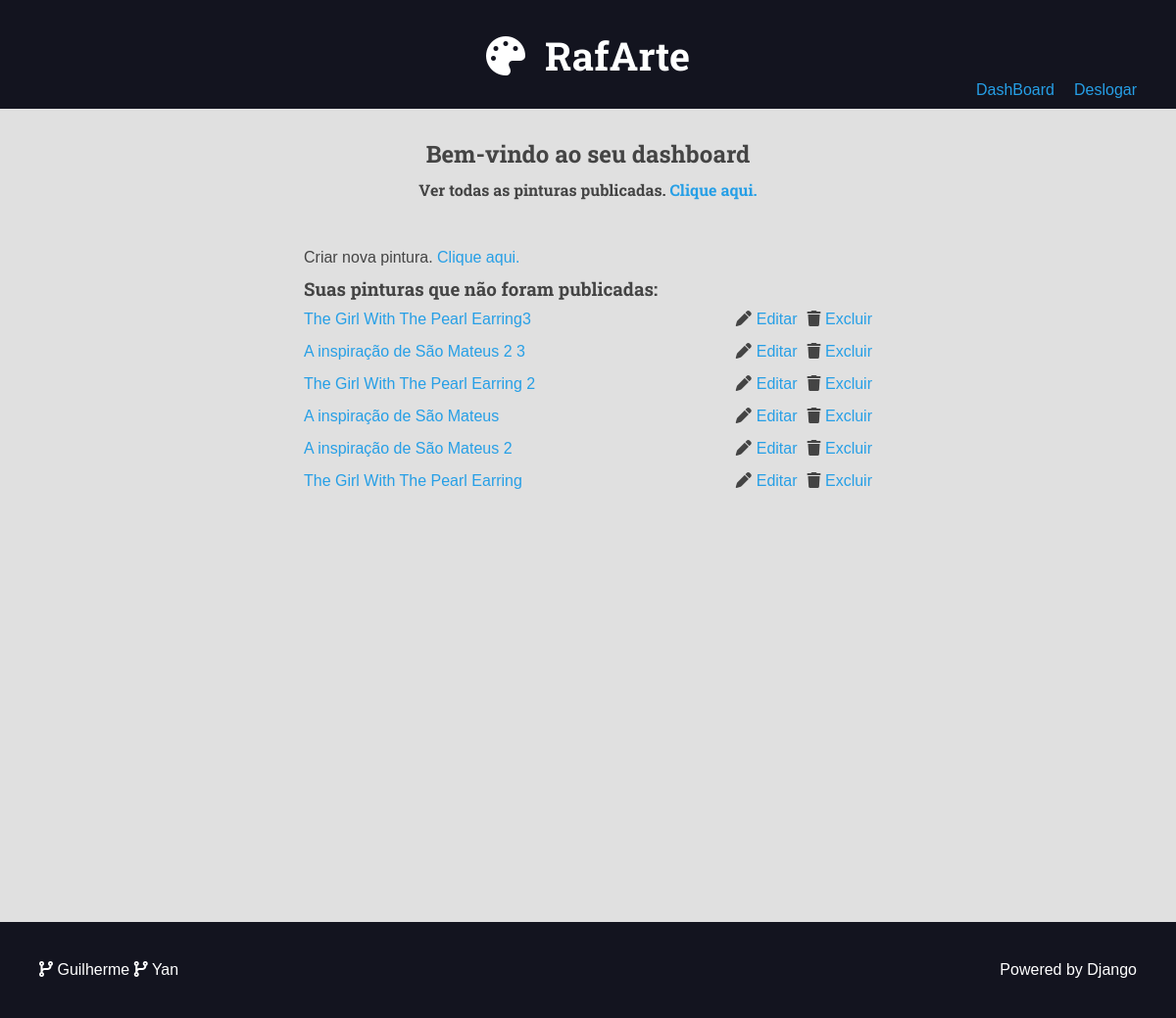
Page /user/dashboard/ (signed in) on the earlier database version.
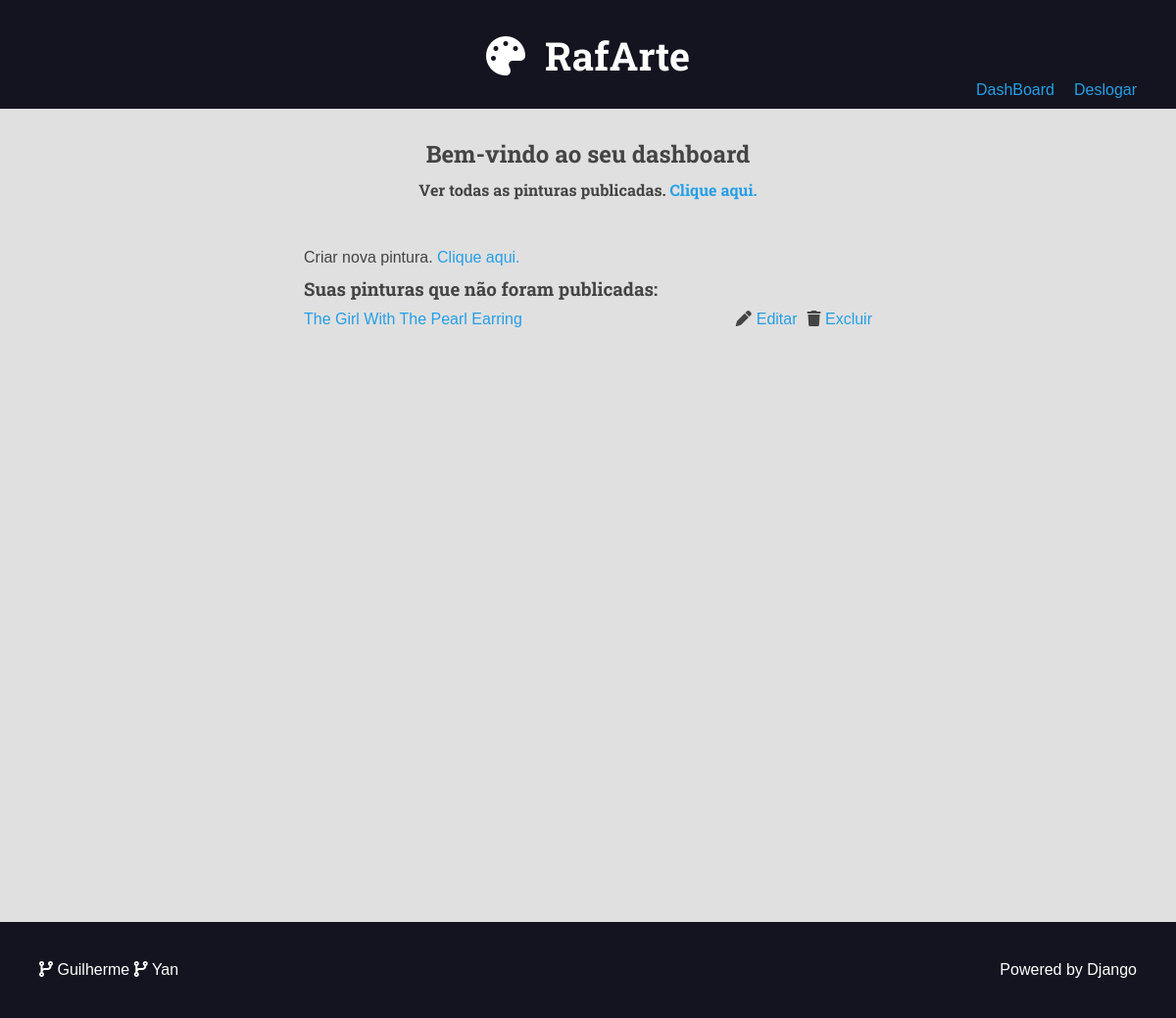
Same page on the later database version.
### museum/models.py (models this page shows, shortened)
class Painting(models.Model):
    name = models.CharField(max_length=50)
    date = models.DateField(null=True, blank=True)
    description = models.TextField(blank=True)
    cover = models.ImageField(upload_to='museum/cover/%Y/%m/%d/')
    post_date = models.DateField(auto_now=True)
    summary = models.CharField(max_length=250)
    is_published = models.BooleanField(default=False)
    author = models.ManyToManyField(
        Author, blank=True,
        default=None
    )
    church = models.ForeignKey(
        Church, on_delete=models.SET_NULL, null=True, blank=True,
        default=None
    )
    engraving = models.ManyToManyField(
        Engraving, blank=True,
        default=None
    )
    post_author = models.ForeignKey(
        User, on_delete=models.SET_NULL, null=True
    )

### user/views.py (the view)
# urls.py: path('dashboard/', views.dashboard, name='dashboard'),
@require_GET
@login_required(login_url='user:login')
def dashboard(request:HttpRequest) -> HttpResponse:
    user = request.user
    paintings = Painting.objects.filter(
        is_published=False, post_author=user
    ).order_by('-id')
    return render(request, 'user/pages/dashboard.html', {
        'paintings': paintings,
        'search': False,
    })

### user/templates/user/pages/dashboard.html (shortened to what this page needs)
{% extends 'templates/pages/global.html' %}
{% block content %}
    <div class="main-content center container">
        <h2>Bem-vindo ao seu dashboard {{ request.user.first_name }}</h2>
        <div class='login-message'>
            <h4>Ver todas as pinturas publicadas. <a href="{% url 'painting:home' %}">Clique aqui.</a></h4>
        </div>
        <div class="authors-dashboard-container">
            <div class='login-message'>
                Criar nova pintura. <a href="{% url 'user:painting_create' %}">Clique aqui.</a>
            </div>
            <h3>Suas pinturas que não foram publicadas:</h3>
            <ul>
                {% for painting in paintings %}
                    <div class="painting-list-not-published">
                        <li>
                            <div class="painting-modification">
                                <a href="{% url 'painting:detail_not_published' painting.id %}">{{painting.name}}</a>
                                <div class="painting-edit">
                                    <i class="fas fa-pen"></i>
                                    <a href="{% url 'user:painting_edit' painting.id %}">Editar</a>
                                    <form action="{% url 'user:painting_delete' painting.id %}" method="POST">
                                        <i class="fas fa-trash"></i>
                                        <button class="plaintext-button" type="submit">Excluir</button>
                                    </form>
                                </div>
                            </div>
                        </li>
                    </div>
                {%empty%}
                    <h3>Nenhuma pintura, não publicada, encontrada para este usuário.</h3>
                {% endfor %}
            </ul>
        </div>
    </div>
{% endblock content %}

### website/templates/pages/global.html (shortened to what this page needs)
{% load static %}
<!DOCTYPE html>
<html lang="pt-br">
<head>
    {% include 'templates/partials/head.html' %}
</head>
<body>
    {% include 'templates/partials/header.html' %}
    <main class="main-content-container">
        {% block content %}{% endblock content %}
    </main>
    {% include 'templates/partials/footer.html' %}
</body>
</html>

### website/templates/partials/head.html (shortened to what this page needs)
{% load static %}
<link rel="stylesheet" href="https://cdnjs.cloudflare.com/ajax/libs/font-awesome/5.15.4/css/fontawesome.min.css"
 />
<link rel="stylesheet" href="https://cdnjs.cloudflare.com/ajax/libs/font-awesome/5.15.4/css/brands.min.css"
 />
<link rel="stylesheet" href="https://cdnjs.cloudflare.com/ajax/libs/font-awesome/5.15.4/css/solid.min.css"
 />
<link rel="stylesheet" href="{% static 'static/css/style.css' %}">

### website/templates/partials/header.html (shortened to what this page needs)
<header class="main-header-container">
    <div class="main-header container">
        <h1>
            <a class="main-logo" href="{% url 'painting:home' %}">
                <i class="fas fa-palette main-logo-icon"></i>
                <span>RafArte</span>
            </a>
        </h1>
    </div>
    <div class="navbar">
        {% if user.is_authenticated %}
        <div class="navbar-item">
            <a href="{% url 'user:dashboard' %}">DashBoard</a>
        </div>
        <div class="navbar-item">
            <form action="{% url 'user:logout' %}" method="POST">
                <button class="plaintext-button" type="submit">Deslogar</button>
            </form>
        </div>
    {% endif %}
    </div>
</header>

### website/templates/partials/footer.html
<footer class="main-footer">
    <div class="developer">
      <a href="https://github.com/GuilhermeGonSoares" target="_blank" rel="noreferrer noopener">
        <i class="fas fa-code-branch"></i>
        Guilherme</a>
      <a href="https://github.com/yantavares" target="_blank" rel="noreferrer noopener">
        <i class="fas fa-code-branch"></i>
         Yan</a>
    </div>
    <div class="powered">
      <a href="https://www.djangoproject.com/" target="_blank" rel="noreferrer noopener">Powered by Django</a>
    </div>
  </footer>

### website/static/css/style.css (style rules this page uses)
:root { --color-primary: #269fe6; --color-primary-hover: #2086c2; --color-primary-dark: #13141f; --color-primary-dark-hover: #212336; --color-primary-light: #d4ecfa; --color-primary-light-hover: #bdd8e7; --color-white: #fff; --color-black: #000; --color-dark-text: #444; --color-info-light: #cce5ff; --color-debug-light: #cce5ff; --color-success-light: #d4edda; --color-alert-light: #fff3cd; --color-warning-light: #fff3cd; --color-error-light: #f8d7da; --color-info-dark: #4d86c4; --color-debug-dark: #4d86c4; --color-success-dark: #4a9c5d; --color-alert-dark: #927f40; --color-warning-dark: #927f40; --color-error-dark: #da525d; --color-gray-0: #f9f9f9; --color-gray-1: #e0e0e0; --color-gray-2: #c7c7c7; --color-gray-3: #aeaeae; --color-gray-4: #959595; --color-gray-5: #7d7d7d; --color-gray-6: #646464; --color-gray-7: #4b4b4b; --color-gray-8: #323232; --color-gray-9: #191919; --font-primary: sans-serif; --font-headings: 'Roboto Slab', serif; --spacing-gutter-medium: 3rem; --spacing-gutter-large: 4rem; }
* { padding: 0; margin: 0; box-sizing: border-box; }
html { font-size: 62.5%; }
body { font-size: 1.6rem; font-family: var(--font-primary); background: var(--color-gray-1); color: var(--color-dark-text); }
h1, h2, h3, h4, h5, h6 { font-family: var(--font-headings); }
a { color: var(--color-primary); text-decoration: none; }
.container { max-width: 144rem; margin: 0 auto; padding: var(--spacing-gutter-medium); }
.main-header-container { background: var(--color-primary-dark); align-self: center; flex-direction: column; display: flex; min-width: 60rem; }
.main-header.container { align-self: center; padding-bottom: 0%; }
.main-logo { font-size: 4rem; color: var(--color-white); text-decoration: none; display: flex; flex-flow: row nowrap; align-items: center; justify-content: center; width: fit-content; margin: 0 auto; }
.main-logo-icon { margin-right: 2rem; }
.main-content { padding-top: 0; min-height: 100vh; }
.main-footer { display: flex; align-items: center; justify-content: space-between; background: var(--color-primary-dark); color: var(--color-white); padding: var(--spacing-gutter-large); }
.main-footer a { color: var(--color-white); text-decoration: none; transition: all 300ms ease-in-out; }
.plaintext-button { display: inline; border: none; background: none; cursor: pointer; color: var(--color-primary); font-size: 1.6rem; }
.login-message { margin: 1rem 0; }
.authors-dashboard-container { max-width: 64rem; text-align: left; padding: var(--spacing-gutter-medium); margin: 0 auto; }
.authors-dashboard-container h3, .authors-dashboard-container p, .authors-dashboard-container ul { list-style-type: none; margin: 1rem 0; }
.center { text-align: center; }
.navbar { display: flex; justify-content: end; margin-right: 20px; padding-bottom: 10px; }
.navbar .navbar-item { margin-right: 20px; }
.painting-list-not-published { margin-bottom: 15px; }
.painting-modification { display: flex; justify-content: space-between; }
.painting-edit { display: flex; }
.painting-edit a { margin-right: 10px; }
.painting-edit i { margin-right: 5px; }
.painting-edit form i { margin-right: 0px; }

Differences in the rows shown:
no longer on this page (row edited): Painting: name "The Girl With The Pearl Earring3"
no longer on this page (row edited): Painting: name "A inspiração de São Mateus 2 3"
no longer on this page (row edited): Painting: name "The Girl With The Pearl Earring 2"
no longer on this page (row edited): Painting: name "A inspiração de São Mateus"
no longer on this page (row edited): Painting: name "A inspiração de São Mateus 2"
